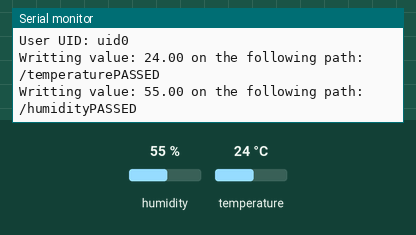
The sketch below on a simulated ESP32. On the bench: the last lines printed to the serial monitor. The test bench sets the inputs (shaded band); at power-on: humidity 55 %, temperature 24 °C. WiFi joins after 1.5 s; servers stay silent unless stated.

Above: at 3.2 s.
3.3 s: humidity set to 22 %
At 4.29 s:
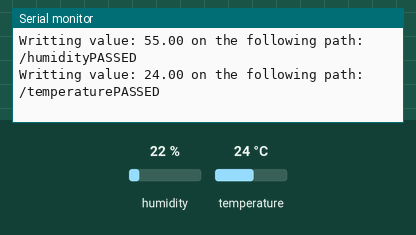
8.1 s: temperature set to 12 °C
At 9.8 s:
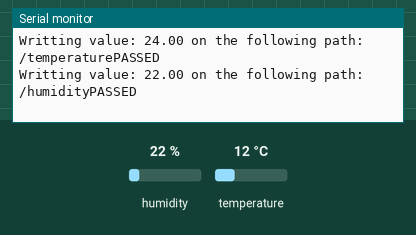
12.9 s: humidity set to 40 %
At 15.4 s:
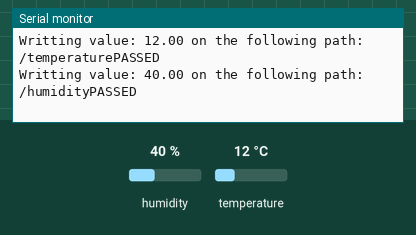
Timing chart, 0 to 16.9 s (numbered marks = the images above; inputs shaded):
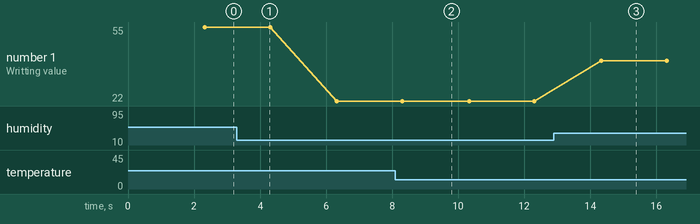

Measured:
- after the input at 12.9 s, the serial monitor: prints a new line after 1.4 s (image 3)
- plotted number 1: 55 → 22 after the input at 3.3 s, 22 → 40 after the input at 12.9 s

The sketch:

main.ino
```cpp
#include <WiFi.h>
#include <DHT.h>
#include <FirebaseESP32.h>

// Definir tipo de sensor
#define DHTTYPE DHT11
#define DHTPIN 19 // Puerto de conexión

// Creedenciales de acceso a internet
#define SSID "Iot"
#define PASS "1234568.R"

// Firebase API KEY
#define API_KEY "aquí"

// Usuario autorizado para insersion de datos
#define USER_EMAIL "Credencial aquí"
#define USER_PASS "Credencial aquí"

// URL de la base de datos
#define DB_URL "url aquí"

// Objetos usados por firebase
FirebaseData fdbo;
FirebaseAuth auth;
FirebaseConfig config;

// Guardar el UID del usuario
String user_uid;

// Variables para guardar las rutas para la base de datos
String TempPath;
String HumPath;

// Variables para guardar los datos del sensor
float Temperature;
float Humidity;

// Valores de espera (enviar nuevas lecturas cada N minutos)
unsigned long SendDataPrevMillis;
unsigned long TimerDelay = 2000;

DHT dht(DHTPIN, DHTTYPE);

void InitializeWifi()
{
    WiFi.begin(SSID, PASS);
    Serial.print("Connecting to WiFi");

    while (WiFi.status() != WL_CONNECTED)
    {
        Serial.print('.');
        delay(1000);
    }

    Serial.print("Your IP is:");
    Serial.println(WiFi.localIP());
}

void SendFloat(String path, float value)
{
    if (Firebase.RTDB.setFloat(&fdbo, path.c_str(), value))
    {
        Serial.print("Writting value: ");
        Serial.print(value);
        Serial.print(" on the following path: ");
        Serial.print(path);
        Serial.println("PASSED");
    }
    else
    {
        Serial.println("Failing sending data to the sever");
        Serial.println("REASON: " + fdbo.errorReason());
    }
}

void ConfigFirebase()
{
    // Asignar la api key
    config.api_key = API_KEY;

    // Asignar creedenciales de inicio de sesión
    auth.user.email = USER_EMAIL;
    auth.user.password = USER_PASS;

    // Asignar la URL de la bd
    config.database_url = DB_URL;

    // establecer el temaño de respues y reconexión
    Firebase.reconnectWiFi(true);
    fdbo.setResponseSize(4096);

    // Asignar el máximo de intentos de generación del token
    config.max_token_generation_retry = 5;

    // Inicializar el uso de firebase
    Firebase.begin(&config, &auth); // autenticarse y establecer configuración

    Serial.println("Getting user UID");

    while ((auth.token.uid) == "")
    {
        Serial.print('.');
        delay(1000);
    }

    // Obtener el UID y guardarlo
    user_uid = auth.token.uid.c_str();

    // Imprimir el UID en consola
    Serial.println("SUCESS!");
    Serial.print("User UID: ");
    Serial.println(user_uid);

    // Actualizar rutas de acceso a la db
    TempPath = "/temperature";
    HumPath = "/humidity";
}

void setup()
{
    Serial.begin(115200);

    // Inicializar wifi
    InitializeWifi();

    // Inicializar el sensor
    pinMode(DHTPIN, OUTPUT);

    // Configurar firebase
    ConfigFirebase();
}

void loop()
{
    // Enviar lecturas a la db
    if (Firebase.ready() &&
        (millis() - SendDataPrevMillis > TimerDelay ||
         SendDataPrevMillis == 0))
    {
        // Obtener tiempo
        SendDataPrevMillis = millis();

        // Obtener lectura del sensor;
        Temperature = dht.readTemperature();
        Humidity = dht.readHumidity();

        // Enviar valores a firebase
        SendFloat(TempPath, Temperature);
        SendFloat(HumPath, Humidity);
    }
}
```
